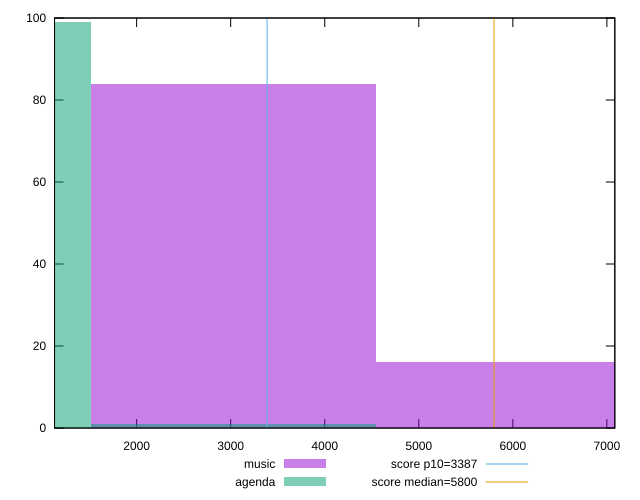

Here is the gnuplot script that generated this plot:
reset

$music <<EOF
6067.180913730035 16
3033.5904568650176 84
EOF

$agenda <<EOF
0 99
3033.5904568650176 1
EOF

set key outside below
set boxwidth 3033.5904568650176
set xrange [1127.04926036583:7084.466700466528]
set yrange [0:100]
set trange [0:100]
set style fill transparent solid 0.5 noborder

set parametric
set terminal svg size 640, 500 enhanced background rgb 'white'
set output "reports/report_00031_2021-02-24T23-18-18.084Z/speed-index/comparison/histogram/0_vs_1.svg"

plot $music title "music" with boxes, \
     $agenda title "agenda" with boxes, \
     3387,t title "score p10=3387", \
     5800,t title "score median=5800"

reset
